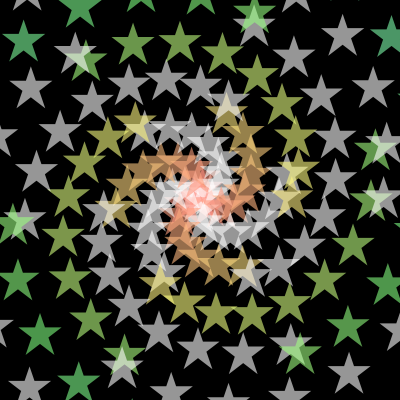
Frame 1 (no input)
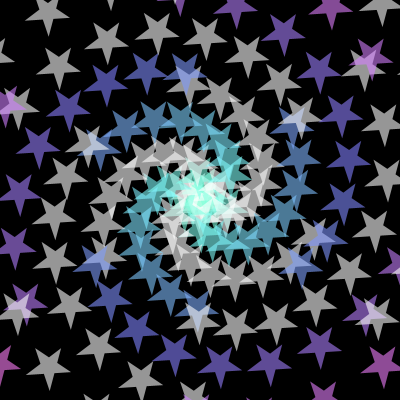
Frame 60 (the mouse pressed at the canvas centre just before this capture)
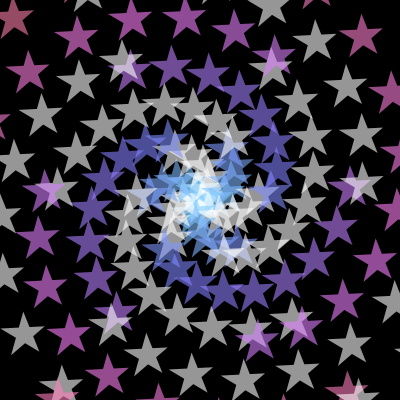
Frame 120 (the mouse held since frame 60 and released just before this capture)

The Processing sketch that drew these frames (run headless with seeded random() and noise(); from frame 60 on, the mouse is pressed at the canvas centre):

// Processing sketch: processing_58858
// ── processing_58858.pde

float theta;
float kaiten;

float color_count;

void setup() {
  size(400, 400);
  background(0);
  smooth();

  colorMode(HSB, 360, 100, 100);

  noStroke();
}

void draw() {  
  background(0);
  translate(width/2, height/2);

  danmaku();
}

void danmaku() {
  for (int i = 0;i <= 150;i++) {
    if (i % 2 == 0) {
      fill(0,0,100,150);
    }
    else {
      fill(200*abs(sin(color_count))+i, 50, 100, 150);
    }
    pushMatrix();
    rotate(kaiten);  
    drawStar(i*1.8*cos(theta), i*1.8*sin(theta), 1.2);
    popMatrix();

    theta++;
    color_count += 0.0001;

    if (theta > 50) {
      theta = 0;
    }
  }
  kaiten += 0.01;
}

void drawStar(float x, float y, float mgn) {
  beginShape();
  vertex(x, y - 20*mgn);
  vertex(x - 12*mgn, y + 15*mgn);
  vertex(x + 18*mgn, y -  8*mgn);
  vertex(x - 18*mgn, y -  8*mgn);
  vertex(x + 12*mgn, y + 15*mgn);
  endShape(CLOSE);
}
